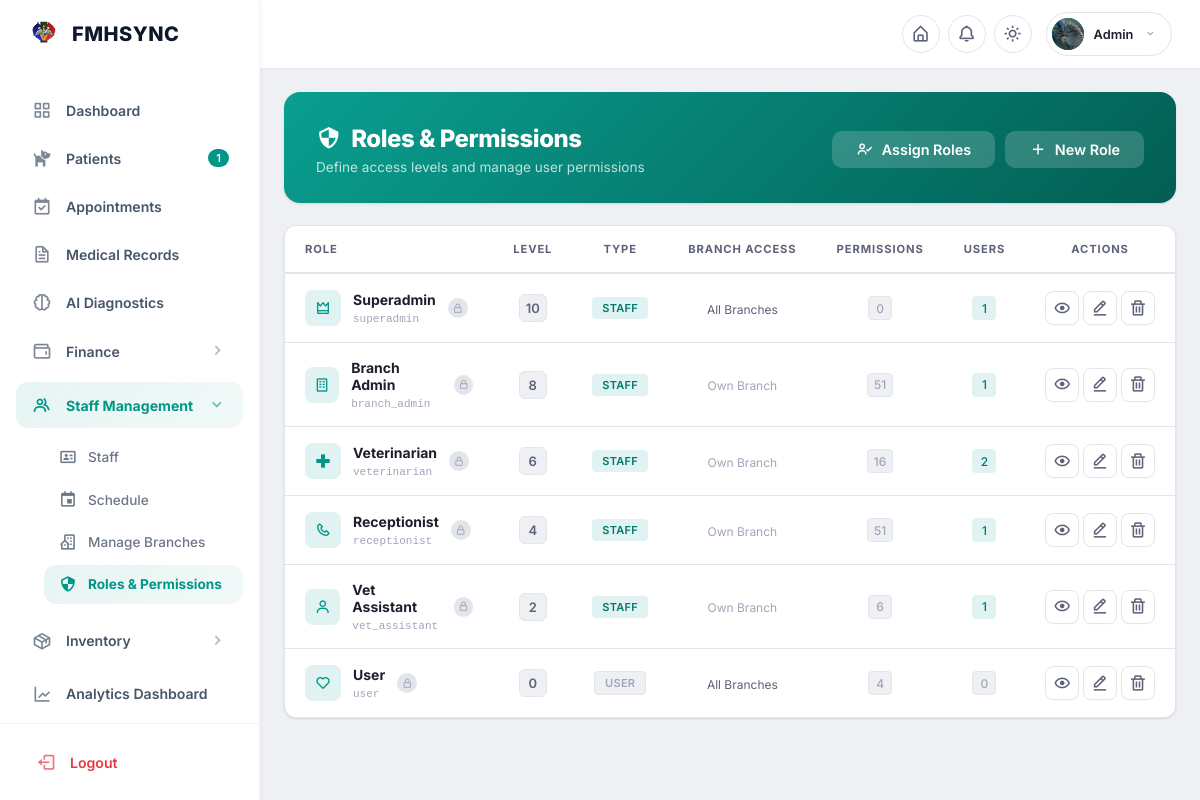
Page /accounts/roles/ (signed in) on the earlier database version.
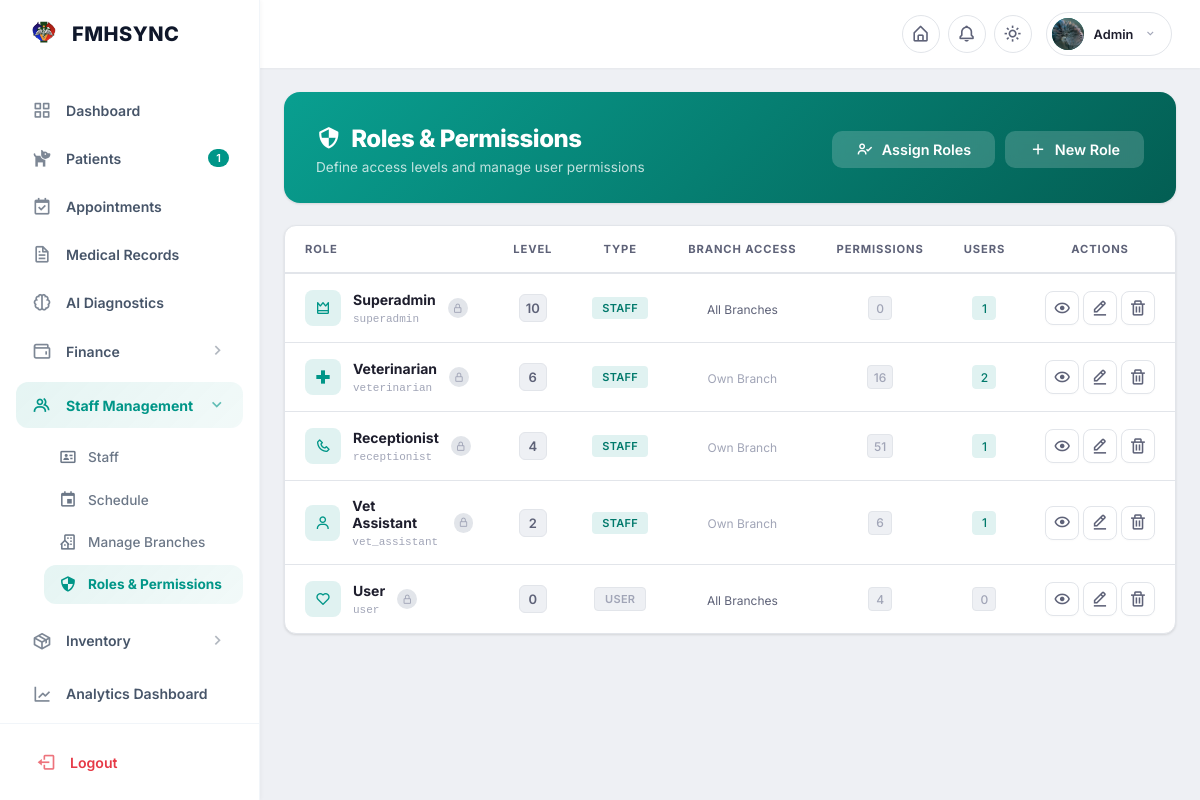
Same page on the later database version.
### accounts/rbac_models.py (models this page shows, shortened)
class Role(models.Model):
    SUPERADMIN = 'superadmin'
    BRANCH_ADMIN = 'branch_admin'
    VET = 'veterinarian'
    RECEPTIONIST = 'receptionist'
    VET_ASSISTANT = 'vet_assistant'
    USER = 'user'  # Pet owner / customer
    name = models.CharField(max_length=100, unique=True)
    code = models.SlugField(max_length=50, unique=True)
    description = models.TextField(blank=True)
    modules = models.ManyToManyField(
        Module,
        through=ModulePermission,
        related_name='roles'
    )
    hierarchy_level = models.PositiveIntegerField(
        default=0,
        help_text='Higher level = more authority (0=basic, 10=admin)'
    )
    is_staff_role = models.BooleanField(
        default=True,
        help_text='If True, users with this role access the admin portal'
    )
    is_system_role = models.BooleanField(
        default=False,
        help_text='System roles cannot be deleted'
    )
    restrict_to_branch = models.BooleanField(
        default=True,
        help_text='If True, users see only their branch data'
    )
    created_at = models.DateTimeField(auto_now_add=True)
    updated_at = models.DateTimeField(auto_now=True)
    class Meta:
        ordering = ['-hierarchy_level', 'name']
        verbose_name = 'Role'
        verbose_name_plural = 'Roles'

### accounts/rbac_views.py (the view)
# urls.py: path('roles/', rbac_views.role_list, name='role_list'),
@login_required
@admin_only
@module_permission_required('roles', 'VIEW')
def role_list(request):
    from django.db.models import Count
    roles = Role.objects.prefetch_related(
        'module_permissions__module',
        'special_permissions__permission'
    ).annotate(
        user_count=Count('users')
    ).order_by('-hierarchy_level', 'name')
    context = {
        'roles': roles,
        'active_tab': 'roles',
    }
    return render(request, 'accounts/roles/role_list.html', context)

### accounts/models.py (called while the page is built)
    def is_pet_owner(self):
        if self.is_superuser:
            return False
        if self.assigned_role:
            return not self.assigned_role.is_staff_role
        return True  # Default to pet owner for safety if no role assigned

    def has_module_permission(self, module_code, permission_type=None):
        if self.is_superuser:
            return True
        if self.assigned_role:
            return self.assigned_role.has_module_permission(module_code, permission_type)
        return False

    def get_display_role(self):
        if self.is_superuser:
            return 'Super Administrator'
        if self.assigned_role:
            return self.assigned_role.name
        return 'Pet Owner'

### accounts/templatetags/permission_tags.py (called while the page is built)
@register.filter(name='has_module')
def has_module(user, module_code):
    if not user or not user.is_authenticated:
        return False
    return user.has_module_permission(module_code)

@register.filter(name='is_admin')
def is_admin(user):
    if not user or not user.is_authenticated:
        return False
    if user.is_superuser:
        return True
    if user.assigned_role and user.assigned_role.hierarchy_level >= 10:
        return True
    return False

### templates/accounts/roles/role_list.html (shortened to what the changed rows need)
{% extends 'base/portal_admin.html' %}
{% load permission_tags %}
{% block content %}
<div class="page-hero">
  <div class="page-hero-inner">
    <div class="page-hero-text">
      <h1><i class='bx bx-shield-quarter'></i> Roles & Permissions</h1>
    </div>
  </div>
</div>
{% if roles %}
<div class="admin-table-card">
  <table class="admin-table">
    <thead>
      <tr>
        <th>Role</th>
        <th style="text-align: center;">Level</th>
        <th style="text-align: center;">Type</th>
        <th style="text-align: center;">Branch Access</th>
        <th style="text-align: center;">Permissions</th>
        <th style="text-align: center;">Users</th>
        <th style="text-align: center;">Actions</th>
      </tr>
    </thead>
    <tbody>
      {% for role in roles %}
      <tr>
        <td>
          <div style="display: flex; align-items: center; gap: 12px;">
            <div class="role-icon">
              <i class='bx {% if role.code == 'superadmin' or role.code == 'admin' %}bx-crown{% elif role.code == 'branch_admin' %}bx-building{% elif role.code == 'veterinarian' %}bx-plus-medical{% elif role.code == 'receptionist' %}bx-phone{% elif role.code == 'vet_assistant' %}bx-user{% elif role.code == 'user' %}bx-heart{% else %}bx-shield-quarter{% endif %}'></i>
            </div>
            <div>
              <strong style="display: block;">{{ role.name }}</strong>
              <code style="font-size: 11px; color: var(--text-3);">{{ role.code }}</code>
            </div>
            {% if role.is_system_role %}
            <span class="system-lock" title="System role">
              <i class='bx bx-lock-alt'></i>
            </span>
            {% endif %}
          </div>
        </td>
        <td style="text-align: center;">
          <span class="level-num">{{ role.hierarchy_level }}</span>
        </td>
        <td style="text-align: center;">
          {% if role.is_staff_role %}
          <span class="type-badge staff">Staff</span>
          {% else %}
          <span class="type-badge user">User</span>
          {% endif %}
        </td>
        <td style="text-align: center;">
          {% if role.restrict_to_branch %}
          <span class="access-text restricted">Own Branch</span>
          {% else %}
          <span class="access-text">All Branches</span>
          {% endif %}
        </td>
        <td style="text-align: center;">
          <span class="perm-count">{{ role.module_permissions.count }}</span>
        </td>
        <td style="text-align: center;">
          <span class="user-count {% if role.user_count > 0 %}active{% endif %}">{{ role.user_count }}</span>
        </td>
        <td style="text-align: center;">
          <div class="rec-action-grid" style="margin: 0 auto; width: max-content;">
            <a href="{% url 'accounts:role_detail' role.pk %}" class="action-btn" title="View">
              <i class='bx bx-show'></i>
            </a>
            {% if user|has_module_permission:'roles:EDIT' %}
              {% if not role.is_system_role or user.is_superuser %}
              <a href="{% url 'accounts:role_edit' role.pk %}" class="action-btn" title="Edit">
                <i class='bx bx-edit-alt'></i>
              </a>
              {% endif %}
            {% endif %}
            {% if user|has_module_permission:'roles:DELETE' %}
              {% if not role.is_system_role or user.is_superuser %}
              <form action="{% url 'accounts:role_delete' role.pk %}" method="POST" style="display: inline;"
                    onsubmit="return confirm('{% if role.user_count > 0 %}This role has {{ role.user_count }} user(s) assigned. {% endif %}Delete this role?');">
                <button type="submit" class="action-btn danger" title="Delete"
                        {% if role.user_count > 0 and not user.is_superuser %}disabled{% endif %}>
                  <i class='bx bx-trash'></i>
                </button>
              </form>
              {% endif %}
            {% endif %}
          </div>
        </td>
      </tr>
      {% endfor %}
    </tbody>
  </table>
</div>
{% endif %}
{% endblock %}

Differences in the rows shown:
removed Role: name "Branch Admin", code "branch_admin", is_system_role True (drawn), hierarchy_level "8", is_staff_role "STAFF", restrict_to_branch "Own Branch", module_permissions.count "51", user_count "1"
